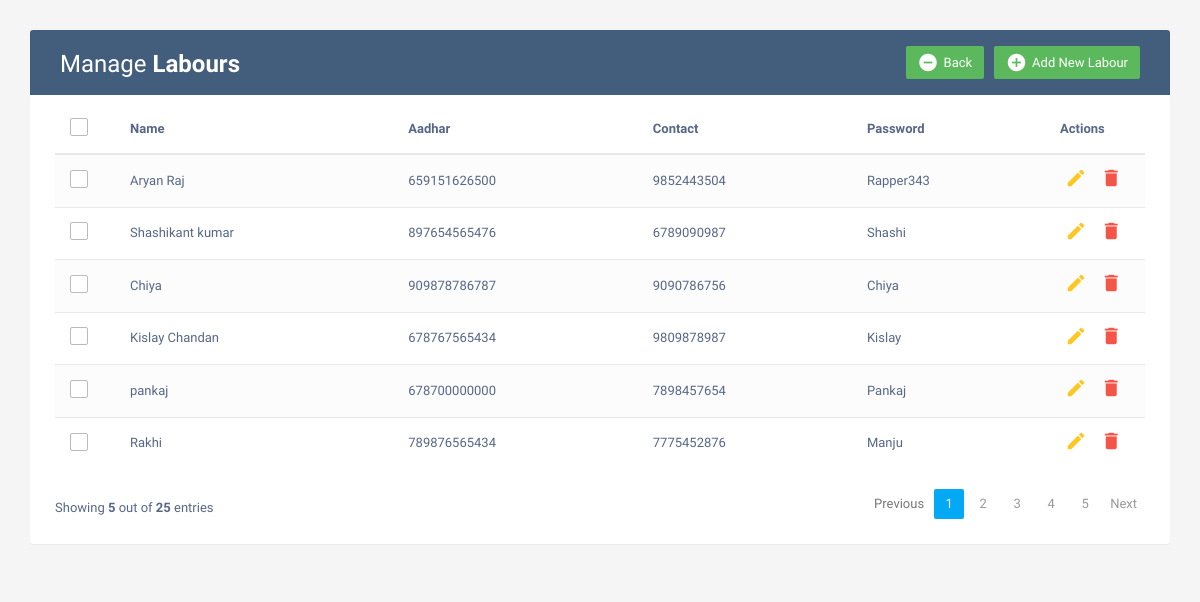
Screenshot of /manage/ with the database file from the repository.
### myapp/models.py (models this page shows)
class Users(models.Model):
    id=models.AutoField(primary_key=True)
    fullname=models.CharField(max_length=100)
    aadhar=models.BigIntegerField()
    contact=models.BigIntegerField()
    password=models.CharField(max_length=50)
    status = models.CharField(max_length=50, default='FREE')

### myapp/views.py (the view)
# urls.py: path('manage/',views.ManageLab, name='managelab'),
def ManageLab(request):
    emp=Users.objects.all()
    context={
        'emp':emp,
    }
    return render(request,'managelab.html',context)

### templates/managelab.html (shortened to what this page needs)
<!DOCTYPE html>
<html lang="en">
<head>
<link rel="stylesheet" href="https://maxcdn.bootstrapcdn.com/font-awesome/4.7.0/css/font-awesome.min.css">
<link rel="stylesheet" href="https://maxcdn.bootstrapcdn.com/bootstrap/3.3.7/css/bootstrap.min.css">
  <body>
    <div class="container">
        <div class="table-wrapper">
            <div class="table-title">
                <div class="row">
                    <div class="col-sm-6">
						<h2>Manage <b>Labours</b></h2>
					</div>
					<div class="col-sm-6">
						<a href="#addLabourModal" class="btn btn-success" data-toggle="modal"><i class="material-icons">&#xE147;</i> <span>Add New Labour</span></a>
						<a href="/" class="btn btn-success" data-toggle="modal"><i class="material-icons">&#xE15C;</i> <span>Back</span></a>
					</div>
                </div>
            </div>
            <table class="table table-striped table-hover">
                <thead>
                    <tr>
						<th>
							<span class="custom-checkbox">
								<label for="selectAll"></label>
							</span>
						</th>
                        <th>Name</th>
                        <th>Aadhar</th>
						<th>Contact</th>
                        <th>Password</th>
                        <th>Actions</th>
                    </tr>
                </thead>
                <tbody>
				{% for i in emp %}
                    <tr>
						<td>
							<span class="custom-checkbox">
								<label for="checkbox1"></label>
							</span>
						</td>
                        <td>{{i.fullname}}</td>
                        <td>{{i.aadhar}}</td>
						<td>{{i.contact}}</td>
                        <td>{{i.password}}</td>
                        <td>
                            <a href="#editLabourModal-{{forloop.counter}}" class="edit" data-toggle="modal"><i class="material-icons" data-toggle="tooltip" title="Edit">&#xE254;</i></a>
                            <a href="#deleteLabourModal-{{forloop.counter}}" class="delete" data-toggle="modal"><i class="material-icons" data-toggle="tooltip" title="Delete">&#xE872;</i></a>
                        </td>
                    </tr>
					{% endfor %}
				</tbody>
            </table>
			<div class="clearfix">
                <div class="hint-text">Showing <b>5</b> out of <b>25</b> entries</div>
                <ul class="pagination">
                    <li class="page-item disabled"><a href="#">Previous</a></li>
                    <li class="page-item active"><a href="#" class="page-link">1</a></li>
                    <li class="page-item"><a href="#" class="page-link">2</a></li>
                    <li class="page-item "><a href="#" class="page-link">3</a></li>
                    <li class="page-item"><a href="#" class="page-link">4</a></li>
                    <li class="page-item"><a href="#" class="page-link">5</a></li>
                    <li class="page-item"><a href="#" class="page-link">Next</a></li>
                </ul>
            </div>
        </div>
    </div>
</body>
</html>

### templates/managelab.html (style rules this page uses)
body { color: #566787; background: #f5f5f5; font-family: 'Varela Round', sans-serif; font-size: 13px; }
.table-wrapper { background: #fff; padding: 20px 25px; margin: 30px 0; border-radius: 3px; box-shadow: 0 1px 1px rgba(0,0,0,.05); }
.table-title { padding-bottom: 15px; background: #435d7d; color: #fff; padding: 16px 30px; margin: -20px -25px 10px; border-radius: 3px 3px 0 0; }
.table-title h2 { margin: 5px 0 0; font-size: 24px; }
.table-title .btn { color: #fff; float: right; font-size: 13px; border: none; min-width: 50px; border-radius: 2px; border: none; outline: none !important; margin-left: 10px; }
.table-title .btn i { float: left; font-size: 21px; margin-right: 5px; }
.table-title .btn span { float: left; margin-top: 2px; }
table.table tr th, table.table tr td { border-color: #e9e9e9; padding: 12px 15px; vertical-align: middle; }
table.table tr th:first-child { width: 60px; }
table.table tr th:last-child { width: 100px; }
table.table-striped tbody tr:nth-of-type(odd) { background-color: #fcfcfc; }
table.table td:last-child i { opacity: 0.9; font-size: 22px; margin: 0 5px; }
table.table td a { font-weight: bold; color: #566787; display: inline-block; text-decoration: none; outline: none !important; }
table.table td a.edit { color: #FFC107; }
table.table td a.delete { color: #F44336; }
table.table td i { font-size: 19px; }
.pagination { float: right; margin: 0 0 5px; }
.pagination li a { border: none; font-size: 13px; min-width: 30px; min-height: 30px; color: #999; margin: 0 2px; line-height: 30px; border-radius: 2px !important; text-align: center; padding: 0 6px; }
.pagination li.active a, .pagination li.active a.page-link { background: #03A9F4; }
.hint-text { float: left; margin-top: 10px; font-size: 13px; }
.custom-checkbox { position: relative; }
.custom-checkbox label:before { width: 18px; height: 18px; }
.custom-checkbox label:before { content: ''; margin-right: 10px; display: inline-block; vertical-align: text-top; background: white; border: 1px solid #bbb; border-radius: 2px; box-sizing: border-box; z-index: 2; }

### rows the page displays
Users: fullname "Aryan Raj", aadhar "659151626500", contact "9852443504", password "Rapper343"
Users: fullname "Shashikant kumar", aadhar "897654565476", contact "6789090987", password "Shashi"
Users: fullname "Chiya", aadhar "909878786787", contact "9090786756", password "Chiya"
Users: fullname "Kislay Chandan", aadhar "678767565434", contact "9809878987", password "Kislay"
Users: fullname "pankaj", aadhar "678700000000", contact "7898457654", password "Pankaj"
Users: fullname "Rakhi", aadhar "789876565434", contact "7775452876", password "Manju"
